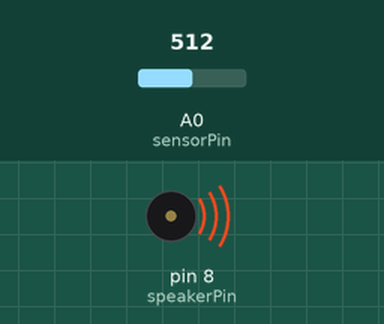
This sketch was run on a simulated Arduino Uno, built with avr-gcc and run on an emulated ATmega328P. On the bench: buzzer (waves = sounding). The inputs (shaded band) are chosen by the test bench; at power-on: A0 (sensorPin) = 512.

Above: at 0.1 s.
Timing chart, 0 to 1.6 s (numbered marks = the images above):
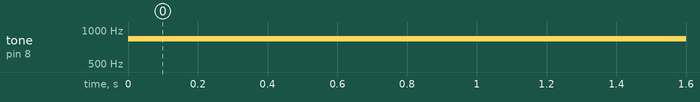

The sketch:

9d.ino
```cpp
int speakerPin = 8;
float sensorValue = 0; // variable for sensor value
int sensorPin = A0; // variable for sensor pin
bool change = false;
void setup() {
   pinMode(sensorPin, INPUT);
  Serial.begin(9600);
  pinMode(speakerPin, OUTPUT);
}
void loop() {
  sensorValue = analogRead(sensorPin);
  sensorValue = map(sensorValue, 300, 830, 200, 1800);
  tone(speakerPin, sensorValue, 100);
}
```

Measured:
- by itself, tone on pin 8 (speakerPin): silent → 840 Hz at 0.00 s
